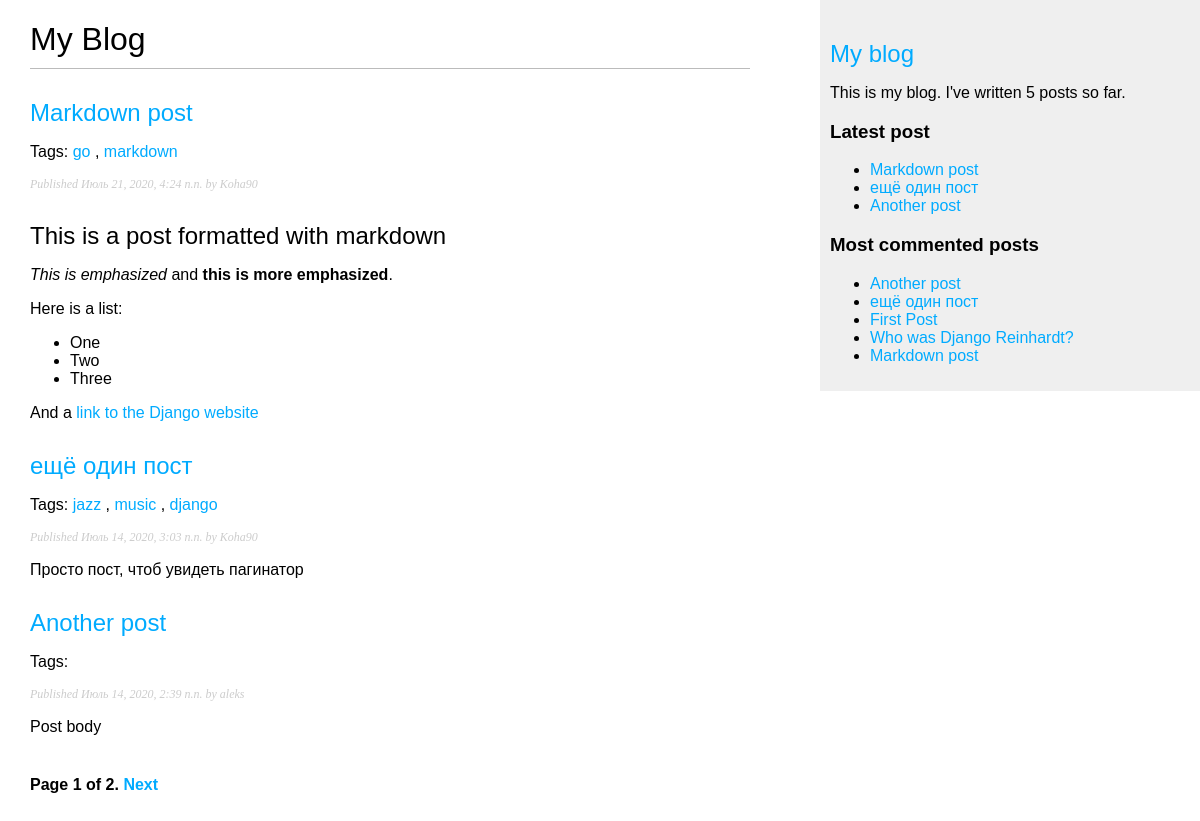
/blog/, run on an earlier commit of the app's database.
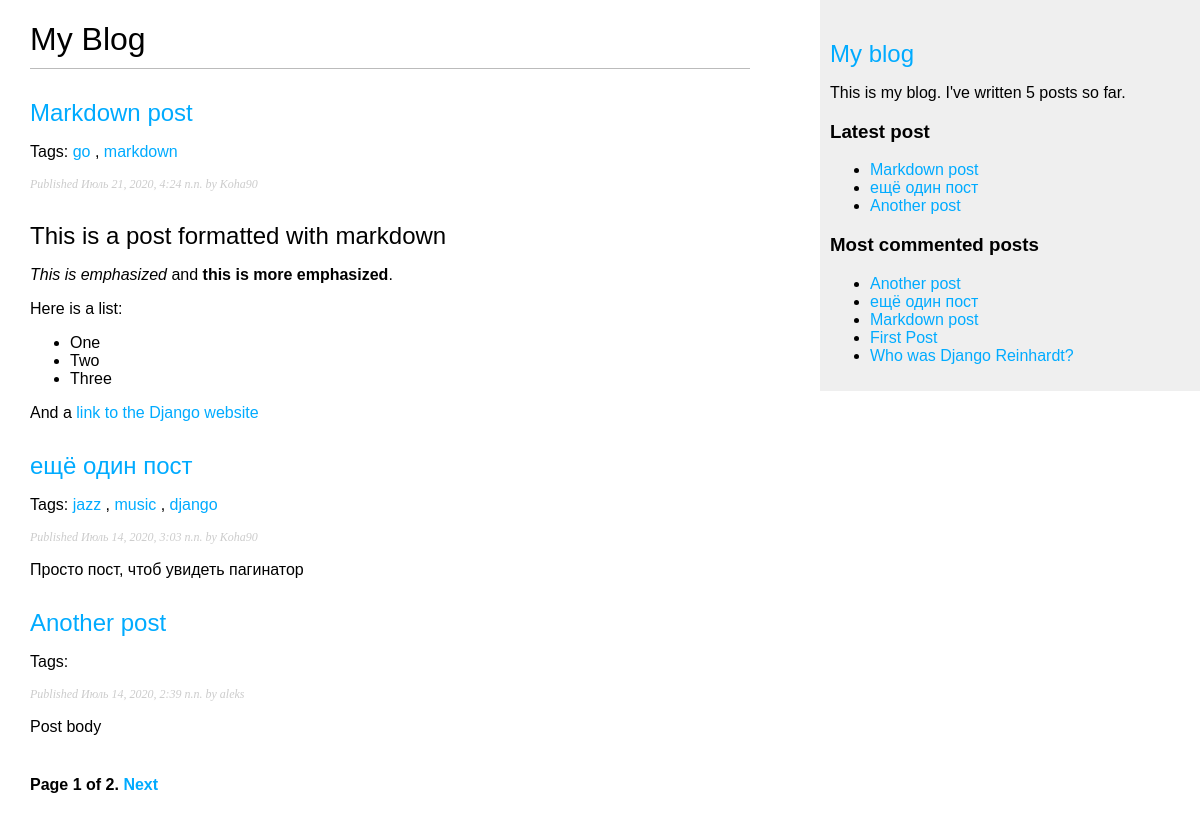
And on a later commit of the database.
### blog/models.py (models this page shows, shortened)
class Post(models.Model):
    STATUS_CHOICES = (
        ('draft', 'Draft'),
        ('published', 'Published'),
    )
    title = models.CharField(max_length=250)
    slug = models.SlugField(max_length=250,
                            unique_for_date='publish')
    author = models.ForeignKey(User,
                               on_delete=models.CASCADE,
                               related_name='blog_posts')
    body = models.TextField()
    publish = models.DateTimeField(default=timezone.now)
    created = models.DateTimeField(auto_now_add=True)
    updated = models.DateTimeField(auto_now=True)
    status = models.CharField(max_length=10,
                              choices=STATUS_CHOICES,
                              default='draft')
    objects = models.Manager()  # The default manager.
    published = PublishedManager()  # Our custom manager.
    tags = TaggableManager()
    class Meta:
        ordering = ('-publish',)
    def get_absolute_url(self):
        return reverse('blog:post_detail',
                       args=[self.publish.year,
                             self.publish.month,
                             self.publish.day, self.slug])

### blog/views.py (the view)
# urls.py: path('', views.post_list, name='post_list'),
def post_list(request, tag_slug=None):
    object_list = Post.published.all()
    tag = None
    if tag_slug:
        tag = get_object_or_404(Tag, slug=tag_slug)
        object_list = object_list.filter(tags__in=[tag])
    paginator = Paginator(object_list, 3)  # 3 поста на каждой странице.
    page = request.GET.get('page')
    try:
        posts = paginator.page(page)
    except PageNotAnInteger:
        posts = paginator.page(1)
    except EmptyPage:
        posts = paginator.page(paginator.num_pages)
    return render(request, 'blog/post/list.html', {'page': page,
                                                   'posts': posts,
                                                   'tag': tag})

### blog/models.py (called while the page is built)
    def get_queryset(self):
        return super(PublishedManager, self).get_queryset().filter(status='published')

### blog/templatetags/blog_tags.py (called while the page is built)
@register.simple_tag
def total_posts():
    return Post.published.count()

@register.inclusion_tag('blog/post/latest_posts.html')
def show_latest_posts(count=5):
    latest_posts = Post.published.order_by('-publish')[:count]
    return {'latest_posts': latest_posts}

@register.simple_tag
def get_most_commented_posts(count=5):
    return Post.published.annotate(
        total_comments=Count('comments')
    ).order_by('-total_comments')[:count]

@register.filter(name='markdown')
def markdown_format(text):
    return mark_safe(markdown.markdown(text))

### blog/templates/blog/post/list.html (shortened to what this page needs)
{% extends "blog/base.html" %}
{% load blog_tags %}
{% block content %}
    <h1>My Blog</h1>
    {% for post in posts %}
        <h2>
            <a href="{{ post.get_absolute_url }}">
                {{ post.title }}
            </a>
        </h2>
        <p class="tags">
            Tags:
            {% for tag in post.tags.all %}
                <a href="{% url "blog:post_list_by_tag" tag.slug %}">
                    {{ tag.name }}
                </a>
                {% if not forloop.last %}, {% endif %}
            {% endfor %}
        </p>
        <p class="date">
            Published {{ post.publish }} by {{ post.author }}
        </p>
        {{ post.body|markdown|truncatewords_html:30 }}
    {% endfor %}
    {% include "pagination.html" with page=posts %}
{% endblock %}

### blog/templates/blog/base.html (shortened to what this page needs)
{% load blog_tags %}
{% load static %}
<!DOCTYPE html>
<html lang="en">
<head>
    <link rel="stylesheet" href="{% static "css/blog.css" %}">
</head>
<body>
<div id="content">
    {% block content %}
    {% endblock %}
</div>
<div id="sidebar">
    <a href="/blog/"><h2>My blog</h2></a>
    <p>This is my blog. I've written {% total_posts %} posts so far.</p>
    <h3>Latest post</h3>
    {% show_latest_posts 3 %}
    <h3>Most commented posts</h3>
    {% get_most_commented_posts as most_commented_posts %}
    <ul>
        {% for post in most_commented_posts %}
            <li>
                <a href="{{ post.get_absolute_url }}">{{ post.title }}</a>
            </li>
        {% endfor %}
    </ul>
</div>
</body>
</html>

### blog/templates/blog/post/latest_posts.html
<ul>
    {% for post in latest_posts %}
        <li>
            <a href="{{ post.get_absolute_url }}">{{ post.title }}</a>
        </li>
    {% endfor %}
</ul>

What changed in the data, as far as the page shows it:
changed Post "Markdown post": moves up the list
